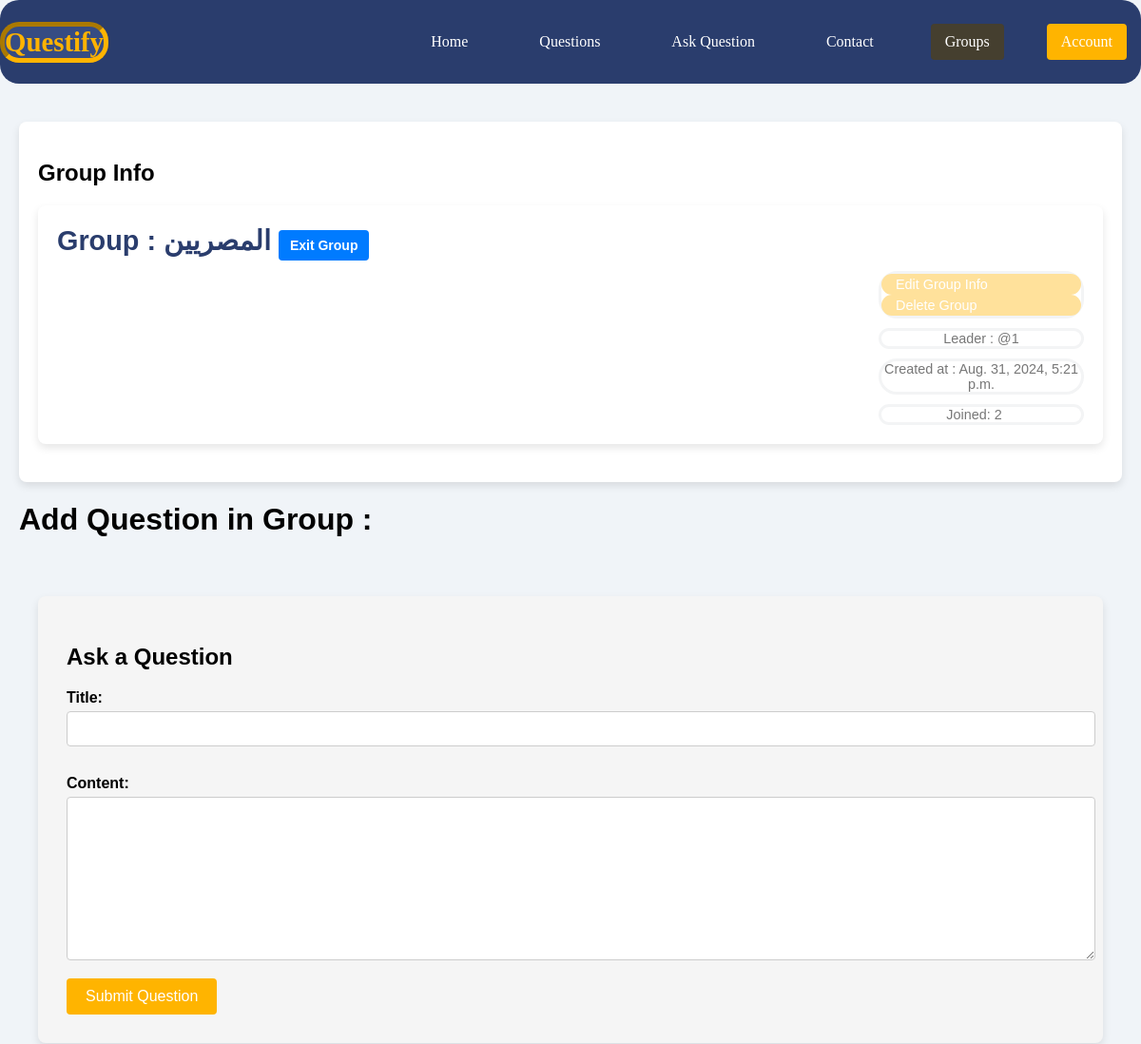
The app's page /group/group/2 (signed in, upper part), older data.
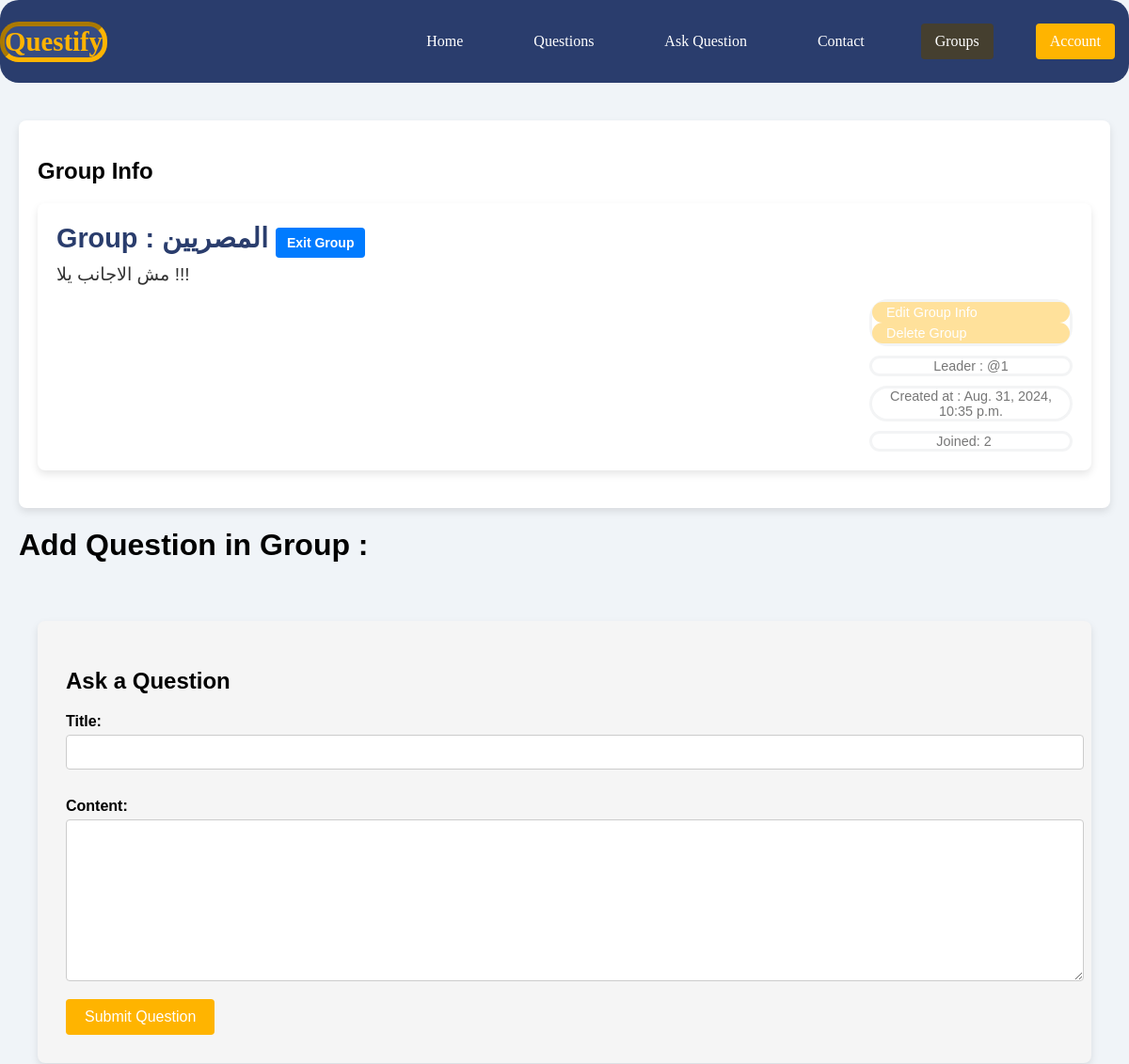
The same page, newer data.
### group/models.py (models this page shows, shortened)
class Group(models.Model):
    leader      = models.ForeignKey(User,on_delete=models.CASCADE,related_name="Leader",unique=False)
    name        = models.CharField(max_length=50,unique=True)
    bio         = models.TextField(max_length=50,null=True,blank=True)
    created_at  = models.DateTimeField(auto_now=True,auto_created=True,null=True, blank=True)
    members     = models.ManyToManyField(User,blank=True ,related_name="Members",unique=False)
    class Meta:
        get_latest_by =  'created_at'

### group/views.py (the view)
# urls.py: path('group/<int:id>',views.group_detail,name='group_detail'),
@login_required
def group_detail(request,id):
    group = get_object_or_404(Group, id=id)
    question = Question.objects.filter(group=group)
    if request.method == 'POST':
        form = AskForm(request.POST)
        if form.is_valid():
            myform = form.save(commit=False)
            myform.user = request.user
            myform.group = group
            myform.save()
            return redirect('group:group_detail', id=group.id)
    else:
        form = AskForm()
    if request.user in group.members.all():
        return render(request, 'group/group_detail.html', {'group': group,'questions': question,'form': form})
    else:
            return redirect(reverse('group:group_list'))

### ask/form.py
class AskForm(forms.ModelForm):
    class Meta:
        model  = Question
        fields =['title','content',]

### group/templates/group/group_detail.html (shortened to what this page needs)
{% extends "base.html" %}
{% block body %}
    <main>
        <section class="question-detail">
            <h2>Group Info</h2>
            <div class="question-box">
                <h2 class="question-title">Group : {{group.name}} <a href='{% url "group:join_group" group.id %}' class="btn-detail">Exit Group</a> </h2>
                {% if group.bio != None %}
                <p class="question-description">{{group.bio}}</p>
                {% endif %}
                {% if request.user == group.leader %}
                <div class="question-meta">
                    <a href="{% url 'group:edit_group' group.id %}"class="modify_quest">Edit Group Info</a>
                    <a onclick="return confirm('هل أنت متأكد أنك تريد حذف هذة المجموعة؟');" href="{% url 'group:delete_group' group.id %}" class="modify_quest" >Delete Group</a>
                </div>
                {% endif %}
                <p class="question-meta">Leader : @{{group.leader}}</p>
                <p class="question-meta">Created at : {{group.created_at}}</p>
                <div class="question-meta">
                    <span class="views">Joined: {{group.members.all.count}}</span>
                </div>
                    </section>
                    <h1>Add Question in Group : </h1>
                        <main>
                            <section class="ask-question">
                                <h2>Ask a Question</h2>
                                <form action="#" method="post">
                                    {{form}}
                                    <button type="submit">Submit Question</button>
                                </form>
                            </section>
                        </main>
</main>
{% endblock body %}

Row changes from the older to the newer data that the page shows:
changed Group "المصريين": bio (not shown) → "مش الاجانب يلا !!!"; created_at "Aug. 31, 2024, 5:21 p.m." → "Aug. 31, 2024, 10:35 p.m."
